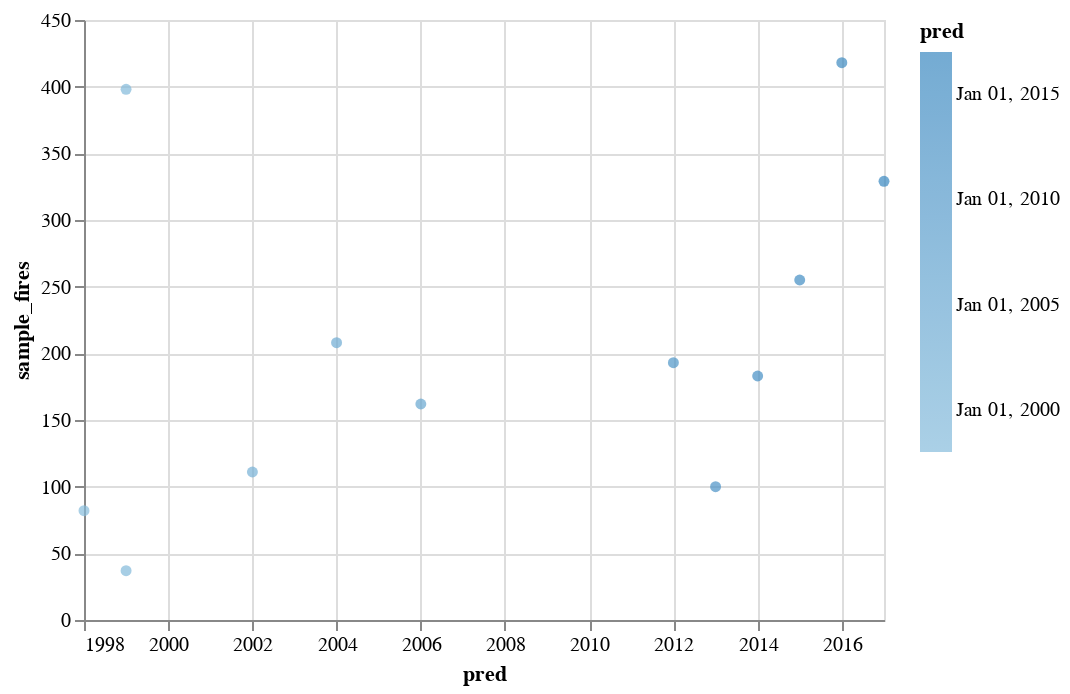

The notebook cell saved with this chart:
### Code cell
alt.Chart(Test_subject).mark_circle().encode(
    x="pred",
    y="sample_fires",
    color="pred",
    tooltip=["pred","sample_fires"]
)

### Figure 1 — Vega-Lite specification as saved in the notebook (floating-point values rounded to 4 significant figures)
{"config": {"view": {"continuousWidth": 400, "continuousHeight": 300}}, "data": {"name": "data-9c3e52d99e82e191ae9d969a0325e178"}, "mark": "circle", "encoding": {"color": {"field": "pred", "type": "temporal"}, "tooltip": [{"field": "pred", "type": "temporal"}, {"field": "sample_fires", "type": "quantitative"}], "x": {"field": "pred", "type": "temporal"}, "y": {"field": "sample_fires", "type": "quantitative"}}, "$schema": "https://vega.github.io/schema/vega-lite/v4.17.0.json", "datasets": {"data-9c3e52d99e82e191ae9d969a0325e178": [{"sample_fires": 255, "pred": "2015-01-01T00:00:00"}, {"sample_fires": 329, "pred": "2017-01-01T00:00:00"}, {"sample_fires": 183, "pred": "2014-01-01T00:00:00"}, {"sample_fires": 111, "pred": "2002-01-01T00:00:00"}, {"sample_fires": 37, "pred": "1999-01-01T00:00:00"}, {"sample_fires": 162, "pred": "2006-01-01T00:00:00"}, {"sample_fires": 398, "pred": "1999-01-01T00:00:00"}, {"sample_fires": 418, "pred": "2016-01-01T00:00:00"}, {"sample_fires": 208, "pred": "2004-01-01T00:00:00"}, {"sample_fires": 193, "pred": "2012-01-01T00:00:00"}, {"sample_fires": 100, "pred": "2013-01-01T00:00:00"}, {"sample_fires": 82, "pred": "1998-01-01T00:00:00"}]}}
